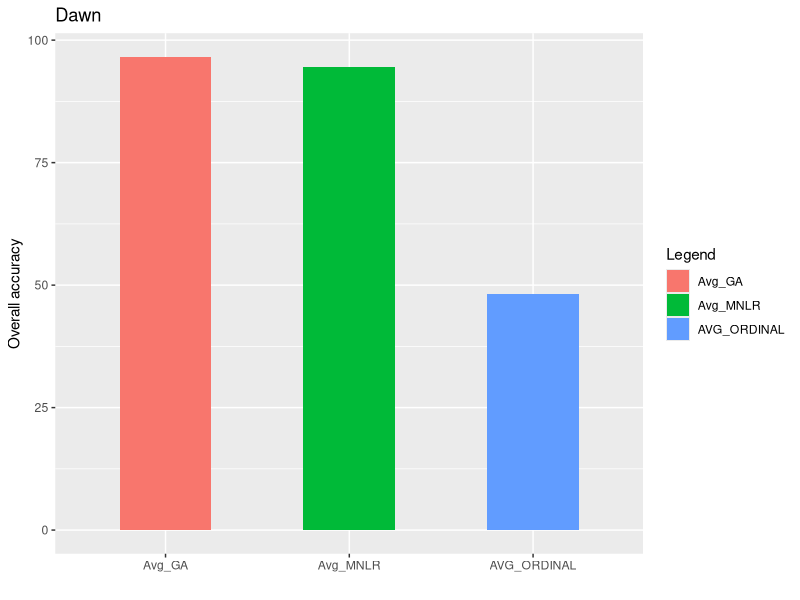

The R source for this figure:
library(readxl)
library(ggplot2)
#library(openxlsx2)

accuracy_Ga<-unlist(read_excel("Alldata_excel.xlsx", range = "P2:P74",col_names = FALSE))

dawn_AvgOrdinal<-max(unlist(read_excel("Alldata_excel.xlsx", sheet = "All data", range = "R20",col_names = FALSE)))
dawn_AvgMNLR<-max(unlist(read_excel("Alldata_excel.xlsx",sheet = "All data", range = "R21",col_names = FALSE)))
dawn_AvgGA<-max(unlist(read_excel("Alldata_excel.xlsx", range = "R22",col_names = FALSE)))

#max(midnight_load)
#geom_hline(yintercept = 0, color = "black", linetype = "solid") #draws the x-axis line

loadData<-data.frame(
  dawntAccuracyAVG = c(dawn_AvgOrdinal,dawn_AvgMNLR,dawn_AvgGA),
  xvalues =c("AVG_ORDINAL","Avg_MNLR","Avg_GA")
)
tiff("dawnAvgAccuracyBarChart.tiff", units="in", width=10, height=10, res=300)
ggplot(loadData,aes(x=xvalues,y=dawntAccuracyAVG,fill=xvalues))+geom_col(width = 0.5)+
  labs(
    title = "Dawn",
    x="",
    y="Overall accuracy",
    fill ="Legend"
  )
dev.off()
